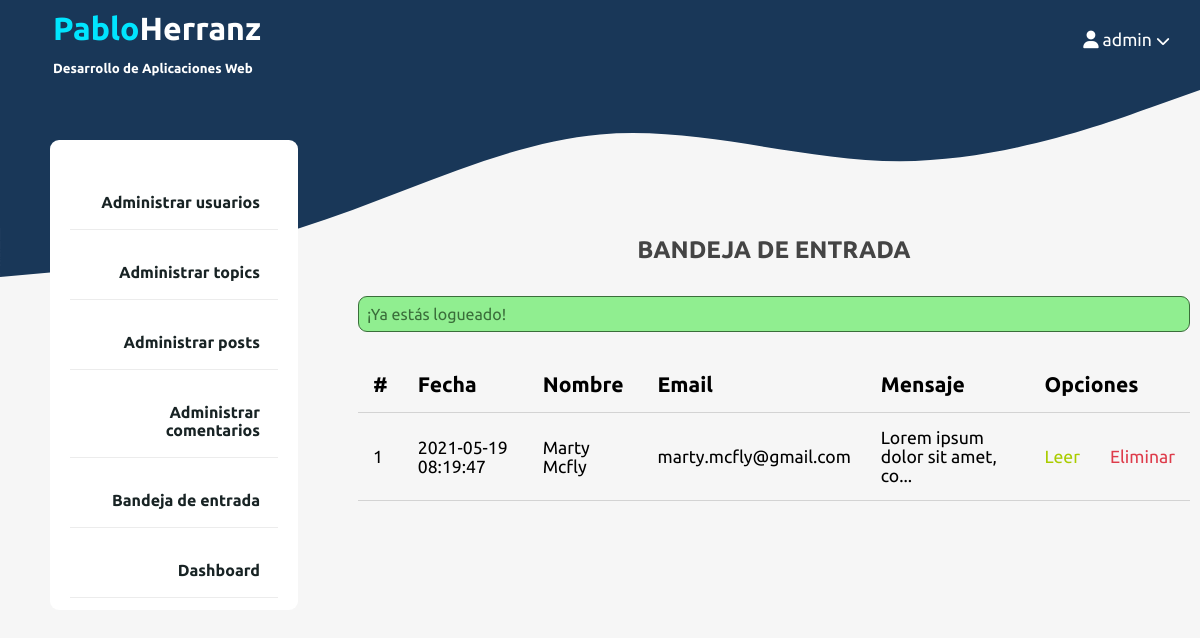
The page /admin/contact/index.php (signed in) on the database its author committed.
### tables this page shows
CREATE TABLE `contact` (
  `id` int NOT NULL,
  `name` varchar(255) NOT NULL,
  `email` varchar(255) NOT NULL,
  `message` text NOT NULL,
  `created_at` timestamp NOT NULL
);

### app/controllers/contact.php (called while the page is built, shortened)
<?php
require_once ROOT_PATH . "/app/database/db.php";
$table = 'contact';
?>

### app/database/db.php (called while the page is built, shortened)
<?php
require("connection.php");
function selectAll($table, $conditions = [])
{
	global $connection;
	$sql = "SELECT * FROM $table";
	if (empty($conditions)) {
		$stmt = $connection->prepare($sql);
		$stmt->execute();
		$records = $stmt->get_result()->fetch_all(MYSQLI_ASSOC);
		return ($records);
	}
	$stmt = executeQuery($sql, $conditions);
	$records = $stmt->get_result()->fetch_all(MYSQLI_ASSOC);
	return ($records);
}

### admin/contact/index.php (the view, shortened to what this page needs)
<?php
include ROOT_PATH . "/app/controllers/contact.php";
$records = selectAll($table);
$records = array_reverse($records);
$i = count($records) + 1;
?>
<!DOCTYPE html>
<html lang="en">
<head>
	<link rel="stylesheet" href="/assets/css/style.css">
	<link rel="stylesheet" href="/assets/css/admin.css">
</head>
<body>
	<?php include ROOT_PATH . "/app/includes/adminHeader.php" ?>
	<div class="admin-wrapper">
		<?php include ROOT_PATH . "/app/includes/adminSidebar.php" ?>
		<div class="admin-content">
            <div class="content">
                <h2 class="page-title">BANDEJA DE ENTRADA</h2>
				<?php include ROOT_PATH . "/app/includes/messages.php"; ?>
                <table>
                    <thead>
                        <th>#</th>
                        <th>Fecha</th>
                        <th>Nombre</th>
                        <th>Email</th>
                        <th>Mensaje</th>
						<th colspan='2' class="actions">Opciones</th>
                    </thead>
                    <tbody>
						<?php foreach ($records as $email):?>
							<tr>
								<td><?php echo $i = $i - 1; ?></td>
								<td><?php echo $email['created_at']?></td>
								<td><?php echo $email['name']?></td>
								<td><?php echo $email['email']?></td>
								<td> <?php echo substr($email['message'], 0, 30) . '...';?></td>
								<td><a href="singleemail.php?read_id=<?php echo $email['id']; ?>" class="read">Leer</a></td>
								<td><a href="index.php?delete_id=<?php echo $email['id']; ?>" class="delete">Eliminar</a></td>
							</tr>
						<?php endforeach; ?>
                    </tbody>
                </table>
            </div>
        </div>
	</div>
</body>
</html>

### assets/css/style.css (style rules this page uses)
* { box-sizing: border-box; font-family: 'Ubuntu'; }
h1, h2, h3, h4, h5, h6 { font-family: 'Ubuntu'; color: #444; margin: 5px; }
a { text-decoration: none; color: inherit; }
html, body { height: 100%; padding: 0; margin: 0; background-color: #f6f6f6; background-image: url("../images/waves/waveIndex.svg"); background-repeat: no-repeat; background-size: 100%; background-position-y: 85px; position: absolute; width: 100%; }
.content { width: 80%; margin: 30px auto; }
@media only screen and (max-width: 1400px) { .content { width: 100%; margin: 30px auto; } }

### assets/css/admin.css (style rules this page uses)
body { background-color: #f6f6f6; background-image: url("../../assets/images/waves/waveAdmin.svg"); background-repeat: no-repeat; background-position-y: 90px; }
.admin-wrapper { height: calc(100% - 130px); display: flex; }
.content { width: 100%; padding-top: 50px; }
.admin-wrapper .admin-content { flex: 8; height: 100%; margin-top: 31px; padding: 30px 10px; overflow-y: scroll; }
.admin-content .page-title { text-align: center; margin-bottom: 2rem; }
table { width: 100%; border-collapse: collapse; font-size: 1.1rem; }
th, td { padding: 15px; text-align: left; border-bottom: 1px solid #d3d3d3; }
th { font-size: larger; }
.edit, .read { color: #aacc00; }
.delete { color: #de3c4b; }

### rows shown on the page
contact: i "1", created_at "2021-05-19 08:19:47", name "Marty Mcfly", email "marty.mcfly@gmail.com", message "Lorem ipsum dolor sit amet, co"

### other values the page prints
$_SESSION['username'] "admin"
$_SESSION['message'] "¡Ya estás logueado!"
